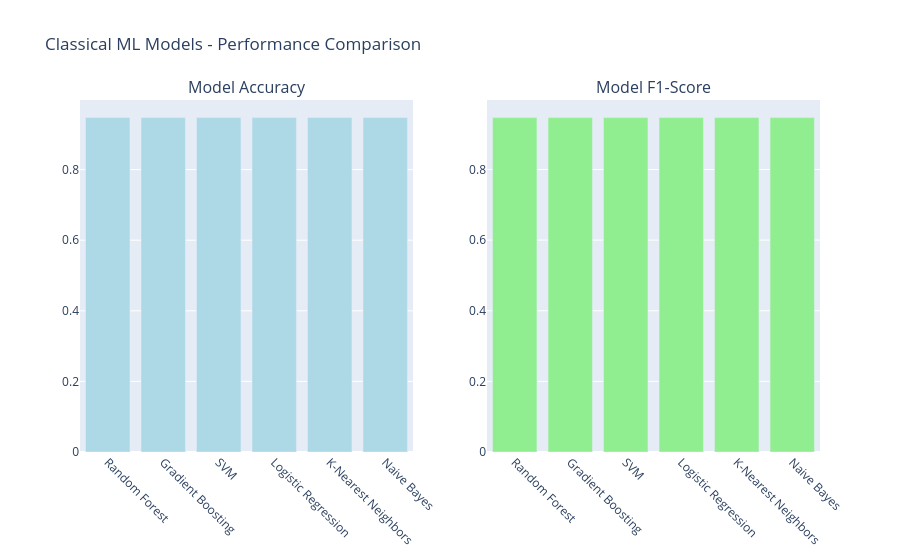

Notebook cell for this chart:
### Code cell
# Train and evaluate all classical models
model_results = evaluate_all_models(X_train_processed, X_val_processed, y_train, y_val)

# Extract results for plotting
model_names = []
accuracies = []
f1_scores = []

for model_name, result in model_results.items():
    if 'metrics' in result:
        model_names.append(model_name)
        accuracies.append(result['metrics']['accuracy'])
        f1_scores.append(result['metrics']['f1_score'])

# Create results DataFrame
results_df = pd.DataFrame({
    'Model': model_names,
    'Accuracy': accuracies,
    'F1_Score': f1_scores
})

print("\n📊 Model Performance Summary:")
display(results_df.round(4))

# Visualize model comparison
fig = make_subplots(rows=1, cols=2, subplot_titles=('Model Accuracy', 'Model F1-Score'))

fig.add_trace(
    go.Bar(x=results_df['Model'], y=results_df['Accuracy'],
           name='Accuracy', marker_color='lightblue'),
    row=1, col=1
)

fig.add_trace(
    go.Bar(x=results_df['Model'], y=results_df['F1_Score'],
           name='F1-Score', marker_color='lightgreen'),
    row=1, col=2
)

fig.update_layout(title_text="Classical ML Models - Performance Comparison", showlegend=False)
fig.update_xaxes(tickangle=45)
fig.show()

### Figure 1 — Plotly figure (JSON) as saved in the notebook; plotly's stock layout.template omitted (floating-point values rounded to 4 significant figures)
{"data": [{"marker": {"color": "lightblue"}, "name": "Accuracy", "type": "bar", "x": ["Random Forest", "Gradient Boosting", "SVM", "Logistic Regression", "K-Nearest Neighbors", "Naive Bayes"], "xaxis": "x", "y": [0.9474, 0.9474, 0.9474, 0.9474, 0.9474, 0.9474], "yaxis": "y"}, {"marker": {"color": "lightgreen"}, "name": "F1-Score", "type": "bar", "x": ["Random Forest", "Gradient Boosting", "SVM", "Logistic Regression", "K-Nearest Neighbors", "Naive Bayes"], "xaxis": "x2", "y": [0.9471, 0.9471, 0.9471, 0.9471, 0.9471, 0.9471], "yaxis": "y2"}], "layout": {"annotations": [{"font": {"size": 16}, "showarrow": false, "text": "Model Accuracy", "x": 0.225, "xanchor": "center", "xref": "paper", "y": 1, "yanchor": "bottom", "yref": "paper"}, {"font": {"size": 16}, "showarrow": false, "text": "Model F1-Score", "x": 0.775, "xanchor": "center", "xref": "paper", "y": 1, "yanchor": "bottom", "yref": "paper"}], "showlegend": false, "title": {"text": "Classical ML Models - Performance Comparison"}, "xaxis": {"anchor": "y", "domain": [0, 0.45], "tickangle": 45}, "xaxis2": {"anchor": "y2", "domain": [0.55, 1], "tickangle": 45}, "yaxis": {"anchor": "x", "domain": [0, 1]}, "yaxis2": {"anchor": "x2", "domain": [0, 1]}}}
